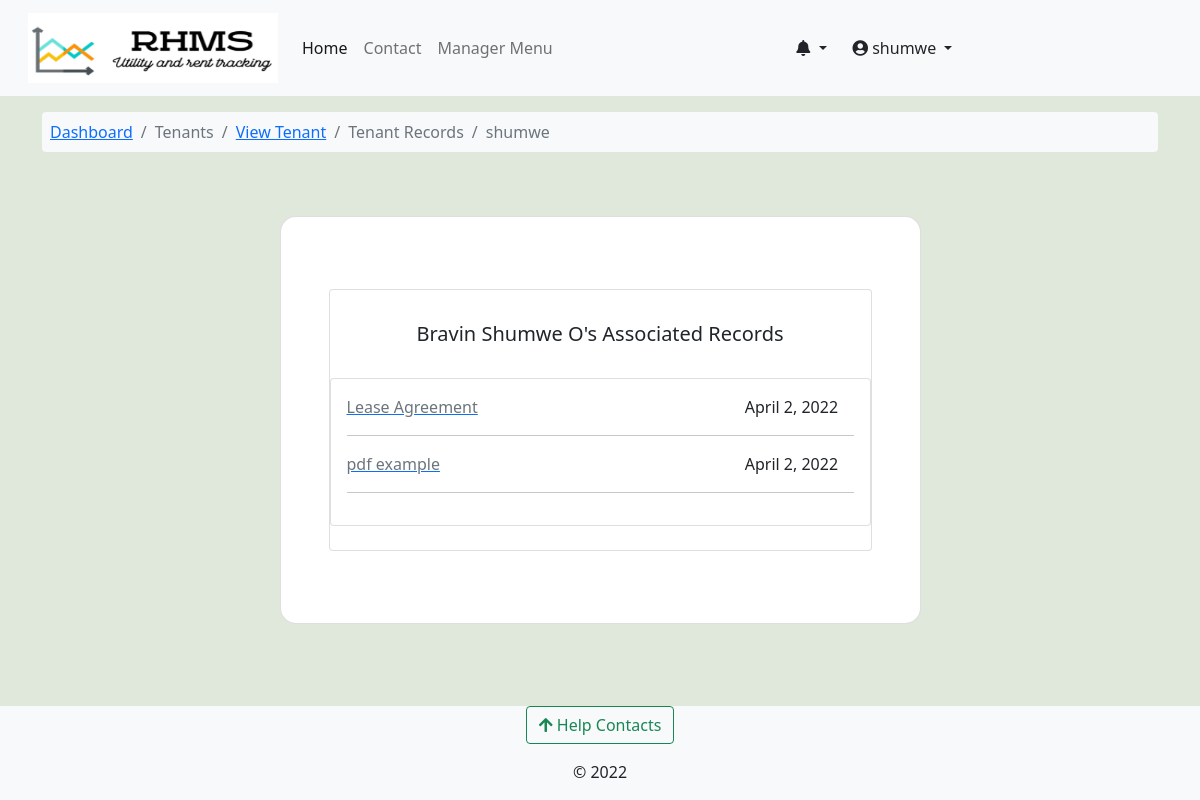
The page /accounts/tenant_associated_records/niagra-bumnsd-sd-djks/0001-niagra-bumnsd-sd-djks/shumwe/ (signed in) on the database its author committed.
### accounts/models.py (models this page shows, shortened)
class User(AbstractUser):
    avatar = models.ImageField(upload_to=get_avatar_path, default='no-avatar.png')
    is_verified = models.BooleanField(default=False)
    is_tenant = models.BooleanField(default=False)
    is_manager = models.BooleanField(default=False)

class Tenants(models.Model):
    associated_account = models.OneToOneField(User, on_delete=models.CASCADE, verbose_name='tenant')
    full_name = models.CharField(max_length=100)
    id_number = models.CharField(max_length=10)
    id_front = models.ImageField(upload_to=get_user_docs_path, blank=True)
    id_back = models.ImageField(upload_to=get_user_docs_path, blank=True)
    active_phone_number = PhoneNumberField()
    policy_agreement = models.BooleanField(default=False)
    rented_unit = models.ForeignKey(RentalUnit, on_delete=models.CASCADE, related_name="tenants", null=True, blank=True)
    moved_in = models.BooleanField(default=False)
    move_in_date = models.DateTimeField(null=True, blank=True)
    created = models.DateTimeField(default=datetime.now)
    updated = models.DateTimeField(auto_now=True)
    class Meta:
        verbose_name_plural = 'Tenants'

class RelatedRecords(models.Model):
    tenant = models.ForeignKey(Tenants, on_delete=models.CASCADE)
    title = models.CharField(max_length=155, null=True, blank=True)
    file = models.FileField(upload_to=get_related_record_path)
    created = models.DateTimeField(auto_now_add=True)
    updated = models.DateTimeField(auto_now=True)
    class Meta:
        verbose_name = 'Related Records'
        verbose_name_plural = verbose_name

### accounts/views.py (the view)
# urls.py: path('tenant_associated_records/<slug:building_slug>/<slug:unit_slug>/<slug:username>/', views.tenant_associated_records, name='tenant_associated_records'),
@login_required
@user_passes_test(lambda user: user.is_manager == True, login_url='profile')
def tenant_associated_records(request, building_slug, unit_slug, username):
    building = Building.objects.get(slug=building_slug)
    unit = RentalUnit.objects.get(slug=unit_slug, building=building)
    tenant = Tenants.objects.get(rented_unit=unit,associated_account__username=username)
    tenant_records = RelatedRecords.objects.filter(tenant=tenant)
    page = request.GET.get('page', 1)
    paginator = Paginator(tenant_records, 10)
    try:
        records = paginator.page(page)
    except PageNotAnInteger:
        records = paginator.page(1)
    except EmptyPage:
        records = paginator.page(paginator.num_pages)
    context = {
        'building': building,'unit':unit,'tenant':tenant,'tenant_records': records,
    }
    return render(request, 'accounts/tenant_records.html', context)

### accounts/context_processors.py (called while the page is built)
def get_notifications(request):
    user = request.user
    if user.is_authenticated:
        notifications = UserNotifications.objects.filter(
            user_id=user).order_by('-created')[:7]
        return dict(notifications=notifications)
    else:
        return {'false': False}

### complaints/context_processors.py (called while the page is built)
def get_contacts(request):
    user = request.user
    if user.is_authenticated:
        if user.is_tenant:
            tenant = Tenants.objects.get(associated_account=user)
            building = Building.objects.get(id=tenant.rented_unit.building_id)
            contacts = HelpContacts.objects.filter(associated_building=building)
            return dict(contacts=contacts)
        elif user.is_manager:
            contacts = HelpContacts.objects.all()
            return dict(contacts=contacts)
        else:
            contacts = HelpContacts.objects.filter(make_publicly_available=True)
            return dict(contacts=contacts)
    else:
        contacts = HelpContacts.objects.filter(make_publicly_available=True)
        return dict(contacts=contacts)

### rental_property/context_processors.py (called while the page is built)
def my_managed_buildings(request):
    user_instance = request.user
    if user_instance.is_authenticated:
        manager_instance = Managers.objects.filter(associated_account=user_instance)[:1]
        managed_buildings = Building.objects.filter(manager=manager_instance)
        return dict(managed_buildings=managed_buildings)
    else:
        return {'False': False,}

### accounts/templates/accounts/tenant_records.html (shortened to what this page needs)
{% extends 'base.html' %}
{% load crispy_forms_tags %}
{% load humanize %}
{% block content %}
<nav class="container mt-3">
  <ol class="breadcrumb bg-light p-2 rounded-2">
      <li class="breadcrumb-item"> <a href="{% url 'building-dashboard' building.slug %}">Dashboard</a></li>
      <li class="breadcrumb-item active"> Tenants </li>
      <li class="breadcrumb-item active"><a href="{% url 'view-tenant' building.slug tenant.associated_account.username %}"> View Tenant </a> </li>
      <li class="breadcrumb-item active"> Tenant Records</li>
      <li class="breadcrumb-item active"> {{tenant.associated_account.username}}</li>
  </ol>
</nav>
<section>
    <div class="container mt-5 mb-5 h-100">
      <div class="row d-flex justify-content-center align-items-center h-100">
        <div class="col-12 col-md-8 col-lg-8 col-xl-7">
          <div class="card shadow-2-strong" style="border-radius: 1rem;">
            <div class="card-body p-5">
                <br>
                <div class="card mb-4">
                    <div class="card-body text-center">
                        <h5 class="my-3"> {{tenant.full_name}}'s Associated Records </h5>
                    </div>
                <div class="card mb-4">
                  <div class="card-body">
                      {% for record in tenant_records %}
                    <div class="row">
                      <div class="col-sm-9">
                        <a href="{{record.file.url}}"><p class="text-muted mb-0"> {{record.title}} </p> </a>
                      </div>
                      <div class="col-sm-3">
                        <p class="mb-0"> {{record.created|naturalday}} </p>
                      </div>
                    </div>
                    <hr/>
                    {% endfor %}
                </div>
                </div>
            </div>
        </div>
      </div>
    </div>
  </div>
</section>
{% endblock %}

### templates/base.html (shortened to what this page needs)
<!doctype html>
<html lang="en">
  {% load static %}
  {% load i18n %}
  <head>
    {% load pwa %}
    <link href="https://cdn.jsdelivr.net/npm/bootstrap@5.0.2/dist/css/bootstrap.min.css" rel="stylesheet">
    <link type="text/css" href="{% static 'css/main.css' %}" rel="stylesheet">
    <link rel="stylesheet" href="https://cdnjs.cloudflare.com/ajax/libs/font-awesome/4.7.0/css/font-awesome.min.css">
    <link rel="stylesheet" href="https://pro.fontawesome.com/releases/v5.11.2/css/all.css">
  </head>
  <body class="d-flex flex-column min-vh-100" style="background-color: #dfe8da;">
    <nav class="navbar navbar-expand-lg navbar-light bg-light" aria-label="main-nav">
        <div class="container-fluid">
          <a class="navbar-brand align" href="{% url 'operational-buildings' %}">
                <div class="d-flex">
                    <div class="ms-3 d-flex flex-column">
                      <img src="{% static 'img/rhms_logo2.png' %}" alt="logo" width="250" height="70"/>
                    </div>
                </div>
            </a>
            <div class="collapse navbar-collapse" id="mynav">
                <ul class="navbar-nav mb-lg-0">
                    <li class="nav-item"> <a class="nav-link active" aria-current="page" href="{% url 'operational-buildings' %}">Home</a> </li>
                    <li class="nav-item"> <a class="nav-link" aria-current="page" href="{% url 'core:contact' %}">Contact</a> </li>
                    {% if user.is_manager %}
                    <li class="nav-item"> <a class="nav-link" data-bs-toggle="offcanvas" href="#hrmsCanvas" role="button" aria-controls="hrmsCanvas">Manager Menu</a> </li>
                    {% endif %}
                </ul>
                </div>
                {% if request.user.is_authenticated %}
                <div class="collapse navbar-collapse" id="mynav">
                  <div class="dropdown">
                    <a href="#" class="btn dropdown-toggle" type="button" id="messagesDrop" data-bs-toggle="dropdown" aria-haspopup="true" aria-expanded="false">
                      <em class="fas fa-bell"></em>
                    </a>
                      {% load humanize %}
                  </div>
                <div class="collapse navbar-collapse" id="mynav">
                  <div class="dropdown">
                    <a href="#" class="btn dropdown-toggle" type="button" id="dropdownMenuButton" data-bs-toggle="dropdown" aria-haspopup="true" aria-expanded="false">
                      <em class="fas fa-user-circle"></em> {{ request.user.username }}
                    </a>
                  </div>
                </div>
                {% endif %}
            </div>
    </nav>
    {% block content %}	{% endblock content%}
    <footer class="mt-auto bg-light">
      <div class="mb-3 text-center">
      <button class="btn btn-outline-success" type="button" data-bs-toggle="offcanvas" data-bs-target="#contactsOffcanvas" aria-controls="contactsOffcanvas"><em class="fas fa-arrow-upfas fa-arrow-up"></em> Help Contacts</button>
      </div>
      <div>
        <p class="text-center ">&copy; 2022</p>
  </footer>
  </body>
</html>

### staticfiles/css/main.css (style rules this page uses)
:root { --header-height: 3rem; --nav-width: 68px; --first-color-light: #AFA5D9; --white-color: #F7F6FB; --body-font: 'Nunito', sans-serif; --normal-font-size: 1rem; --z-fixed: 100 }

### rows shown on the page
User: user.username "shumwe"
Tenants: associated_account.username "shumwe", full_name "Bravin Shumwe O"
RelatedRecords: title "Lease Agreement", created "April 2, 2022"
RelatedRecords: title "pdf example", created "April 2, 2022"
